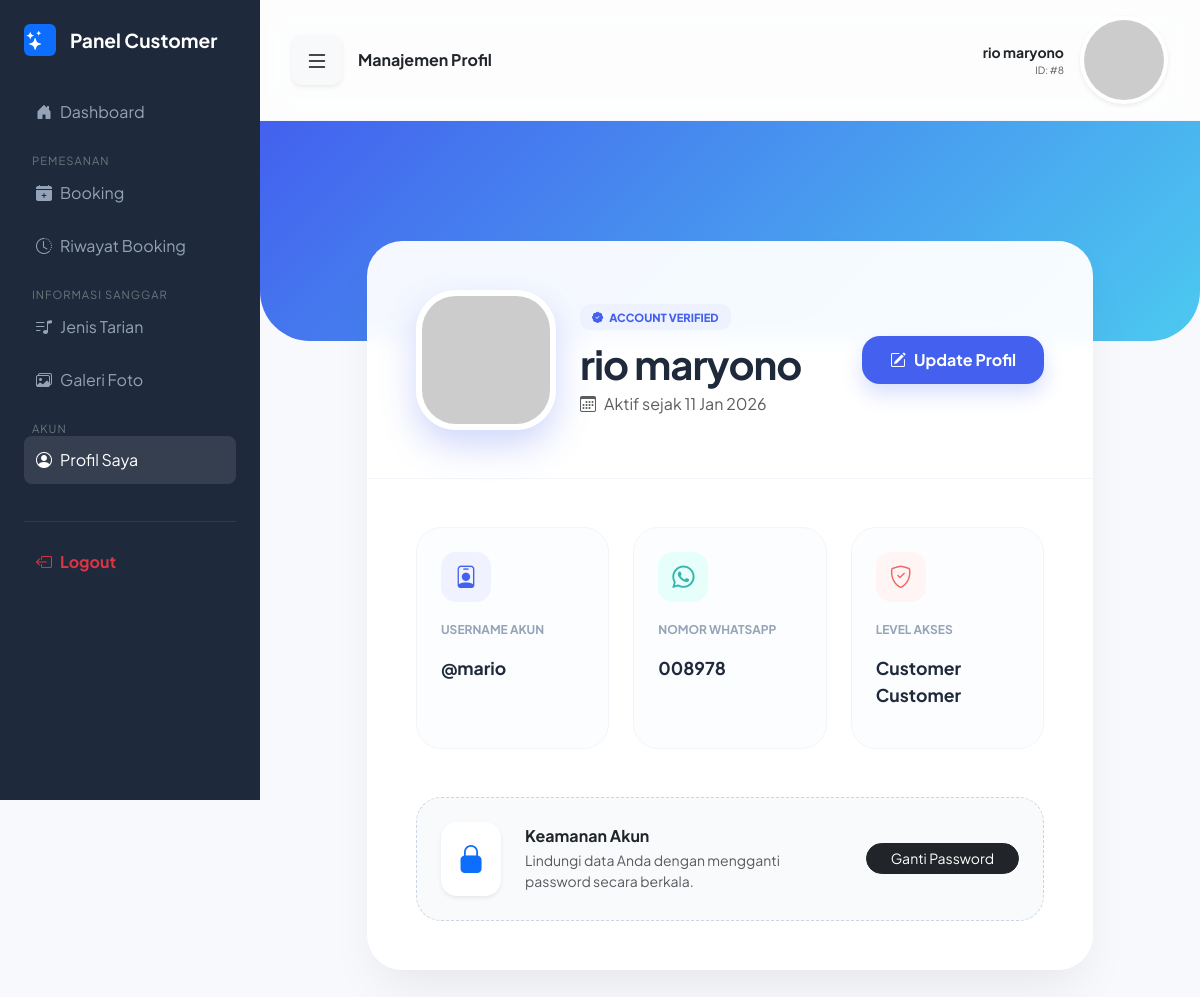
/customer/profil.php (signed in), run on the app's committed database.
### tables this page shows
CREATE TABLE `users` (
  `id` int NOT NULL,
  `nama_lengkap` varchar(100) DEFAULT NULL,
  `username` varchar(50) DEFAULT NULL,
  `password` varchar(255) NOT NULL,
  `no_telp` varchar(20) DEFAULT NULL,
  `level` enum('admin','customer') DEFAULT 'customer',
  `created_at` timestamp NULL DEFAULT CURRENT_TIMESTAMP
);

### customer/profil.php (the view, shortened to what this page needs)
<?php
include "../config/koneksi.php";
$conn = $koneksi;
$user_id = $_SESSION['user_id'];
$query = mysqli_query($conn, "SELECT * FROM users WHERE id = '$user_id'");
$user  = mysqli_fetch_assoc($query);
$nama     = $user['nama_lengkap'] ?? 'Pengguna';
$username = $user['username'] ?? '-';
$telepon  = $user['no_telp'] ?? '-';
$tgl_join = isset($user['created_at']) ? date('d M Y', strtotime($user['created_at'])) : date('d M Y');
?>
<!DOCTYPE html>
<html lang="id">
<head>
    <link href="https://cdn.jsdelivr.net/npm/bootstrap@5.3.2/dist/css/bootstrap.min.css" rel="stylesheet">
    <link href="https://cdn.jsdelivr.net/npm/bootstrap-icons/font/bootstrap-icons.css" rel="stylesheet">
</head>
<body>
    <?php include "sidebar_customer.php"; ?>
<div class="main-content" id="content">
    <nav class="top-nav d-flex align-items-center justify-content-between">
        <div class="d-flex align-items-center">
            <button id="btn-hamburger" class="btn btn-light me-3 shadow-sm" style="border-radius: 10px;">
                <i class="bi bi-list fs-4"></i>
            </button>
            <h6 class="mb-0 fw-bold text-dark">Manajemen Profil</h6>
        </div>
            <div class="d-flex align-items-center gap-3">
                <div class="text-end d-none d-sm-block">
                    <p class="mb-0 small fw-bold"><?= htmlspecialchars($nama) ?></p>
                    <p class="mb-0 text-muted" style="font-size: 10px;">ID: #<?= $user_id ?></p>
                </div>
                <div class="bg-white shadow-sm rounded-circle p-1">
                    <img src="https://ui-avatars.com/api/?name=<?= urlencode($nama) ?>&background=4361ee&color=fff&size=35" class="rounded-circle">
                </div>
            </div>
        </nav>
        <div class="header-cover"></div>
        <div class="profile-wrapper">
            <div class="row justify-content-center">
                <div class="col-xl-10">
                    <div class="main-card">
                        <div class="avatar-section">
                            <div class="row align-items-center">
                                <div class="col-md-auto mb-4 mb-md-0 text-center">
                                    <img src="https://ui-avatars.com/api/?name=<?= urlencode($nama) ?>&background=4361ee&color=fff&size=140&bold=true" class="img-profile-lg" alt="Avatar">
                                </div>
                                <div class="col-md text-center text-md-start">
                                    <span class="badge-verify"><i class="bi bi-patch-check-fill me-1"></i> ACCOUNT VERIFIED</span>
                                    <h1 class="fw-bold mb-1" style="color: #1e293b; letter-spacing: -1px;"><?= htmlspecialchars($nama) ?></h1>
                                    <p class="text-muted mb-0"><i class="bi bi-calendar3 me-2"></i>Aktif sejak <?= $tgl_join ?></p>
                                </div>
                                <div class="col-md-auto mt-4 mt-md-0 text-center">
                                    <button type="button" class="btn-edit-premium" data-bs-toggle="modal" data-bs-target="#modalEditProfil">
                                        <i class="bi bi-pencil-square me-2"></i>Update Profil
                                    </button>
                                </div>
                            </div>
                        </div>
                        <div class="info-grid">
                            <div class="row g-4">
                                <div class="col-md-4">
                                    <div class="info-tile text-center text-md-start">
                                        <div class="icon-circle mx-auto mx-md-0"><i class="bi bi-person-badge"></i></div>
                                        <p class="label-sm">Username Akun</p>
                                        <p class="value-md">@<?= htmlspecialchars($username) ?></p>
                                    </div>
                                </div>
                                <div class="col-md-4">
                                    <div class="info-tile text-center text-md-start">
                                        <div class="icon-circle mx-auto mx-md-0" style="background: #e6fffa; color: #38b2ac;"><i class="bi bi-whatsapp"></i></div>
                                        <p class="label-sm">Nomor WhatsApp</p>
                                        <p class="value-md"><?= htmlspecialchars($telepon) ?></p>
                                    </div>
                                </div>
                                <div class="col-md-4">
                                    <div class="info-tile text-center text-md-start">
                                        <div class="icon-circle mx-auto mx-md-0" style="background: #fff5f5; color: #f56565;"><i class="bi bi-shield-check"></i></div>
                                        <p class="label-sm">Level Akses</p>
                                        <p class="value-md"><?= ucfirst($user['level']) ?> Customer</p>
                                    </div>
                                </div>
                            </div>
                            <div class="mt-5 p-4" style="background: #f8fafc; border-radius: 25px; border: 1px dashed #cbd5e1;">
                                <div class="row align-items-center">
                                    <div class="col-auto d-none d-md-block">
                                        <div class="bg-white p-3 rounded-4 shadow-sm">
                                            <i class="bi bi-lock-fill fs-3 text-primary"></i>
                                        </div>
                                    </div>
                                    <div class="col">
                                        <h6 class="fw-bold mb-1">Keamanan Akun</h6>
                                        <p class="small text-muted mb-0">Lindungi data Anda dengan mengganti password secara berkala.</p>
                                    </div>
                                    <div class="col-md-auto mt-3 mt-md-0">
                                        <button type="button" class="btn btn-dark btn-sm rounded-pill px-4" data-bs-toggle="modal" data-bs-target="#modalGantiPassword">
                                            Ganti Password
                                        </button>
                                    </div>
                                </div>
                            </div>
                        </div>
                    </div>
                </div>
            </div>
        </div>
    </div>
</body>
</html>

### customer/profil.php (style rules this page uses)
:root { --sidebar-dark: #1e293b; --primary: #4361ee; --soft-bg: #f8f9fc; --white: #ffffff; }
body { font-family: 'Plus Jakarta Sans', sans-serif; background: var(--soft-bg); margin: 0; }
.main-content { margin-left: 260px; transition: 0.3s; min-height: 100vh; }
.header-cover { background: linear-gradient(135deg, #4361ee 0%, #4cc9f0 100%); height: 220px; width: 100%; border-radius: 0 0 50px 50px; position: relative; }
.profile-wrapper { margin-top: -100px; padding: 0 2rem 3rem; }
.main-card { background: rgba(255, 255, 255, 0.95); backdrop-filter: blur(10px); border: 1px solid rgba(255, 255, 255, 0.3); border-radius: 35px; box-shadow: 0 25px 50px -12px rgba(0, 0, 0, 0.08); overflow: hidden; }
.avatar-section { padding: 3rem; border-bottom: 1px solid #f1f4f9; }
.img-profile-lg { width: 140px; height: 140px; border-radius: 40px; border: 6px solid #fff; box-shadow: 0 15px 35px rgba(67, 97, 238, 0.25); object-fit: cover; }
.btn-edit-premium { background: var(--primary); color: white; padding: 12px 28px; border-radius: 18px; font-weight: 700; text-decoration: none; transition: 0.3s; box-shadow: 0 10px 20px rgba(67, 97, 238, 0.2); border: none; }
.info-grid { padding: 3rem; }
.info-tile { background: #fcfdfe; border: 1px solid #f1f4f9; border-radius: 25px; padding: 1.5rem; height: 100%; transition: 0.4s; }
.icon-circle { width: 50px; height: 50px; background: #f0f3ff; color: var(--primary); border-radius: 15px; display: flex; align-items: center; justify-content: center; margin-bottom: 1.2rem; font-size: 1.4rem; }
.label-sm { font-size: 0.75rem; text-transform: uppercase; font-weight: 700; color: #94a3b8; }
.value-md { font-size: 1.1rem; font-weight: 700; color: #1e293b; }
.badge-verify { background: #eef2ff; color: var(--primary); font-size: 0.7rem; font-weight: 800; padding: 5px 12px; border-radius: 10px; display: inline-block; margin-bottom: 10px; }
.top-nav { background: rgba(255, 255, 255, 0.7); backdrop-filter: blur(15px); padding: 1rem 2rem; position: sticky; top: 0; z-index: 999; border-bottom: 1px solid rgba(238, 242, 247, 0.5); }

### data on the page
users: nama_lengkap "rio maryono", created_at "11 Jan 2026", username "mario", no_telp "008978", level "Customer"

### other printed values
$user_id "8"
